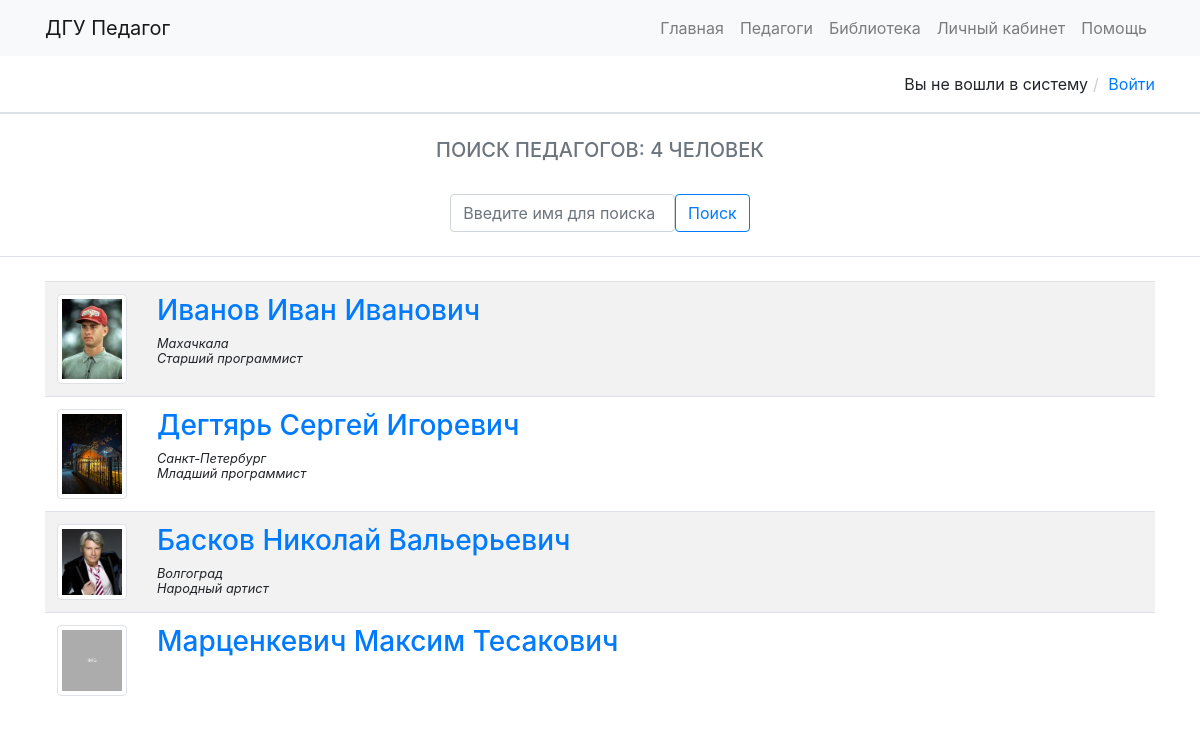
Screenshot of /modules/teachers.php with the database file from the repository.
### tables this page shows
CREATE TABLE `users` (
  `id` int UNSIGNED NOT NULL,
  `login` varchar(11) NOT NULL,
  `email` text NOT NULL,
  `name` text NOT NULL,
  `lastname` text NOT NULL,
  `middlename` text NOT NULL,
  `place_born` text NOT NULL,
  `speciality` text NOT NULL,
  `place_work` text NOT NULL,
  `general_experience` text NOT NULL,
  `teacher_experience` text NOT NULL,
  `qualification_category` text NOT NULL,
  `institution_address` text NOT NULL,
  `institution_phone` text NOT NULL,
  `taught_disciplines` text NOT NULL,
  `additional_load` text NOT NULL,
  `about_me` text NOT NULL,
  `pass` varchar(32) NOT NULL,
  `avatar` text NOT NULL
);

### config.php (called while the page is built, shortened)
<?php
$db = mysqli_connect("localhost", "root", "", "register-db");
$result = mysqli_query($db, "SELECT * FROM `users`");
$q = mysqli_query($db, "SELECT COUNT(1) FROM `users`");
$people = mysqli_fetch_array($q);
?>

### modules/teachers.php (the view, shortened to what this page needs)
<head>
    <link rel="stylesheet" href="../css/style.css">
    <link rel="stylesheet" href="../css/bootstrap.css">
</head>
<?php
require "../config.php";
include "../blocks/header.php";
include "../blocks/underheader.php";
?>
<div class="row border">
        <div class="col"><br>
            <h5 class="text-uppercase text-center pt-15 text-muted">ПОИСК ПЕДАГОГОВ: <?php echo $people[0]?> ЧЕЛОВЕК</h5><br>
            <div class="input-group rounded m-auto w-25">
                <input type="search" class="form-control rounded" id="search" placeholder="Введите имя для поиска ..." aria-label="Search" aria-describedby="search-addon" />
                <button type="button" class="btn btn-outline-primary">Поиск</button>
            </div><br>
        </div>
</div>
<div class="container mt-4">
        <table class="table table-striped">
            <tbody>
                <?php
                    while ($data = mysqli_fetch_array($result))
                    {
                        ?>
                        <tr>
                            <td width="100px"><img width="70px" height="70px" src="../img/avatars/<?php echo $data['avatar'];?>" alt="avatar" class="img-thumbnail"></td>
                            <td>
                                <h3><a href="/modules/user.php?id=<?php echo $data['id']?>"><?php echo $data['lastname'].' '.$data['name'].' '.$data['middlename'];?></a></h3>
                                <small class="hex">
                                <i><?php echo $data['place_born']; ?></i><br>
                                <i><?php echo $data['speciality']; ?></i>
                                </small>
                            </td>
                        </tr>
                        <?php
                    }
                ?>
            </tbody>
        </table>
    </div>

### css/style.css (style rules this page uses)
a { text-decoration: none; color: black; }

### rows the page displays
users: avatar (picture), lastname "Иванов", name "Иван", middlename "Иванович", place_born "Махачкала", speciality "Старший программист"
users: avatar (picture), lastname "Дегтярь", name "Сергей", middlename "Игоревич", place_born "Санкт-Петербург", speciality "Младший программист"
users: avatar (picture), lastname "Басков", name "Николай", middlename "Вальерьевич", place_born "Волгоград", speciality "Народный артист"
users: avatar (picture), lastname "Марценкевич", name "Максим", middlename "Тесакович"

### other values shown
$people[0] "4"
